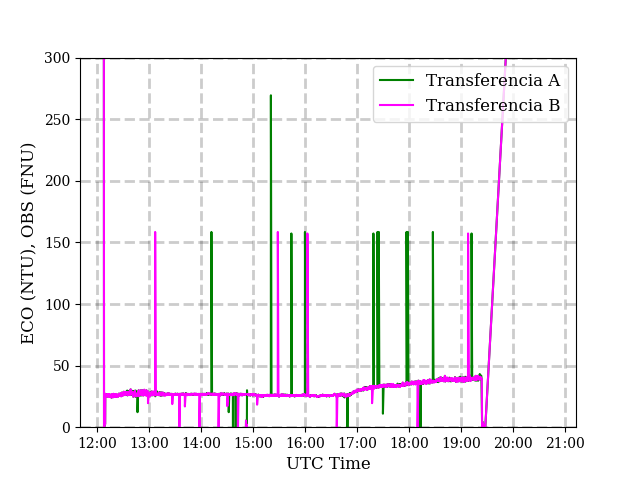

This figure's Python source:
#!/usr/bin/env python3
# -*- coding: utf-8 -*-
"""
Comparamos las curvas de turbidez con los de otros instrumentos para la campaña de 2019-12-17.
"""

import sys
import os
import pandas as pd
import numpy as np
import matplotlib.pyplot as plt
from scipy.odr import Model,RealData,ODR
#import datetime as dt
import matplotlib.dates as md

path = os.path.dirname(os.path.realpath('__file__'))
sys.path.append(path)

TitleSize = 15
AxisLabelSize = 12
LegendSize = 12
NumberSize = 12

plt.close('all')

if os.name == 'posix':
    Linux = True

plt.rc('text', usetex=False)
plt.rc('font', family='serif')

fileA = 'RdP_20191217_cleaned-A.xlsx'
fileB = 'RdP_20191217_cleaned-B.xlsx'

dataA = pd.read_excel(fileA)
dataB = pd.read_excel(fileB)

time_A = dataA['timestamp']
ECO_A = dataA['turbidity (NTU)']

time_B = dataB['timestamp']
ECO_B = dataB['turbidity (NTU)']

# Convertimos los timestamps a formato 'datetime' para que Matplotlib lo entienda:

time_A = pd.to_datetime(time_A)
time_B = pd.to_datetime(time_B)

#%%
# Gráfico (ECO y OBS - mediciones en continuo):

plt.figure()

plt.plot(time_A, ECO_A, '-', color='green', label=r'Transferencia A')
plt.plot(time_B, ECO_B, '-', color='fuchsia', label=r'Transferencia B')
#plt.plot(time_OBS_Continuous, ntu_OBS_Continuous, '-', color='blue', label=r'OBS501 (2016) [SS]')
#plt.plot(stations,ntu_HACH, '-o', color='red', label=r'HACH')

plt.legend(loc='best', fontsize=LegendSize)
#plt.title(r'Comparaci\'on de las transferencias (2019-12-17 - Muelle)', fontsize=TitleSize)
plt.xlabel(r'UTC Time', fontsize=AxisLabelSize)
plt.ylabel(r'ECO (NTU), OBS (FNU)', fontsize=AxisLabelSize)
plt.ylim(0,300)
plt.xticks(rotation=0)#25)
ax=plt.gca()
xfmt = md.DateFormatter('%H:%M')
#xfmt = md.DateFormatter('%Y-%m-%d %H:%M:%S')
ax.xaxis.set_major_formatter(xfmt)

# Anotaciones en el gráfico:
#plt.arrow(20, 0, 10, 10)
#plt.annotate(s, (x,y))     # s: anotación, (x,y): coordenadas

plt.locator_params(axis='y', nbins=8)
plt.grid(axis='both', color='k', linestyle='dashed', linewidth=2, alpha=0.2)
plt.show()

plt.savefig(path + '/' + 'Comparacion_transferencias.png')
